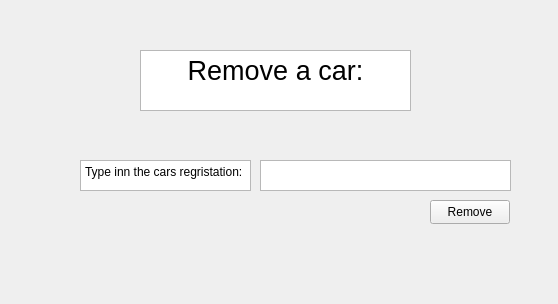
<?xml version="1.0" encoding="UTF-8"?>
<ui version="4.0">
 <class>RemoveCarWindow</class>
 <widget class="QWidget" name="RemoveCarWindow">
  <property name="geometry">
   <rect>
    <x>0</x>
    <y>0</y>
    <width>558</width>
    <height>304</height>
   </rect>
  </property>
  <property name="windowTitle">
   <string>Form</string>
  </property>
  <widget class="QTextEdit" name="RemoveCarRegnumText">
   <property name="geometry">
    <rect>
     <x>260</x>
     <y>160</y>
     <width>251</width>
     <height>31</height>
    </rect>
   </property>
  </widget>
  <widget class="QPushButton" name="RemoveCarButton">
   <property name="geometry">
    <rect>
     <x>430</x>
     <y>200</y>
     <width>80</width>
     <height>24</height>
    </rect>
   </property>
   <property name="text">
    <string>Remove</string>
   </property>
  </widget>
  <widget class="QTextBrowser" name="textBrowser">
   <property name="geometry">
    <rect>
     <x>80</x>
     <y>160</y>
     <width>171</width>
     <height>31</height>
    </rect>
   </property>
   <property name="html">
    <string>&lt;!DOCTYPE HTML PUBLIC &quot;-//W3C//DTD HTML 4.0//EN&quot; &quot;http://www.w3.org/TR/REC-html40/strict.dtd&quot;&gt;
&lt;html&gt;&lt;head&gt;&lt;meta name=&quot;qrichtext&quot; content=&quot;1&quot; /&gt;&lt;meta charset=&quot;utf-8&quot; /&gt;&lt;style type=&quot;text/css&quot;&gt;
p, li { white-space: pre-wrap; }
hr { height: 1px; border-width: 0; }
li.unchecked::marker { content: &quot;\2610&quot;; }
li.checked::marker { content: &quot;\2612&quot;; }
&lt;/style&gt;&lt;/head&gt;&lt;body style=&quot; font-family:'Segoe UI'; font-size:9pt; font-weight:400; font-style:normal;&quot;&gt;
&lt;p style=&quot; margin-top:0px; margin-bottom:0px; margin-left:0px; margin-right:0px; -qt-block-indent:0; text-indent:0px;&quot;&gt;Type inn the cars regristation:&lt;/p&gt;&lt;/body&gt;&lt;/html&gt;</string>
   </property>
  </widget>
  <widget class="QTextBrowser" name="textBrowser_2">
   <property name="geometry">
    <rect>
     <x>140</x>
     <y>50</y>
     <width>271</width>
     <height>61</height>
    </rect>
   </property>
   <property name="html">
    <string>&lt;!DOCTYPE HTML PUBLIC &quot;-//W3C//DTD HTML 4.0//EN&quot; &quot;http://www.w3.org/TR/REC-html40/strict.dtd&quot;&gt;
&lt;html&gt;&lt;head&gt;&lt;meta name=&quot;qrichtext&quot; content=&quot;1&quot; /&gt;&lt;meta charset=&quot;utf-8&quot; /&gt;&lt;style type=&quot;text/css&quot;&gt;
p, li { white-space: pre-wrap; }
hr { height: 1px; border-width: 0; }
li.unchecked::marker { content: &quot;\2610&quot;; }
li.checked::marker { content: &quot;\2612&quot;; }
&lt;/style&gt;&lt;/head&gt;&lt;body style=&quot; font-family:'Segoe UI'; font-size:9pt; font-weight:400; font-style:normal;&quot;&gt;
&lt;p align=&quot;center&quot; style=&quot; margin-top:0px; margin-bottom:0px; margin-left:0px; margin-right:0px; -qt-block-indent:0; text-indent:0px;&quot;&gt;&lt;span style=&quot; font-size:20pt;&quot;&gt;Remove a car:&lt;/span&gt;&lt;/p&gt;&lt;/body&gt;&lt;/html&gt;</string>
   </property>
  </widget>
 </widget>
 <resources/>
 <connections/>
</ui>
